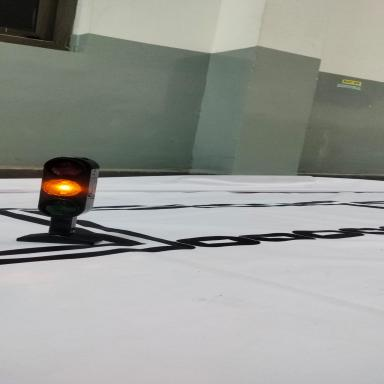
#> input picture traffic/train/images/2_jpeg.rf.63a7e0ec1b46ed107272fe32bad1ceba.jpg, 384 x 384 px, given in place of the camera
$ python cv_traffic_tuner.py
#> lines starting #> are read from the running program, lines starting #| are printed output that depends on the picture; after the words box and inside, x2 and y2 are one past the last pixel; in counts of white or black regions, pixels touching at a corner belong together
import cv2
import numpy as np

def nothing(x):
    pass

# Initialize OpenCV Window and Sliders
cv2.namedWindow("Traffic Light HSV Tuner")
cv2.resizeWindow("Traffic Light HSV Tuner", 640, 300)

cv2.createTrackbar("H Min", "Traffic Light HSV Tuner", 0, 179, nothing)
cv2.createTrackbar("S Min", "Traffic Light HSV Tuner", 50, 255, nothing)
cv2.createTrackbar("V Min", "Traffic Light HSV Tuner", 150, 255, nothing)

cv2.createTrackbar("H Max", "Traffic Light HSV Tuner", 10, 179, nothing)
cv2.createTrackbar("S Max", "Traffic Light HSV Tuner", 255, 255, nothing)
cv2.createTrackbar("V Max", "Traffic Light HSV Tuner", 255, 255, nothing)

# Defaults matching bfmc_pilot
print("--- OpenCV Traffic Light Tuning Script ---")
print("1. Point your webcam at the traffic light on the track.")
print("2. Adjust the 6 sliders until ONLY the glowing LED bulb is pure white in the [Mask] window, and everything else is black.")
print("3. Press 'SPACE' to print the exact numbers to your terminal.")
print("4. Press 'Q' to quit.")

cap = cv2.VideoCapture(0)
cap.set(cv2.CAP_PROP_FRAME_WIDTH, 640)
cap.set(cv2.CAP_PROP_FRAME_HEIGHT, 480)

if not cap.isOpened():
    print("Error: Cannot open webcam")
    exit()

cv2.namedWindow('Webcam', cv2.WINDOW_AUTOSIZE)
cv2.namedWindow('Mask', cv2.WINDOW_AUTOSIZE)

while True:
    ret, frame = cap.read()
#> frame is the input picture: shape (384, 384, 3); mean B, G, R 149.1, 154.2, 152
    if not ret:
        break

    # Get current slider values
    h_min = cv2.getTrackbarPos("H Min", "Traffic Light HSV Tuner")
    s_min = cv2.getTrackbarPos("S Min", "Traffic Light HSV Tuner")
    v_min = cv2.getTrackbarPos("V Min", "Traffic Light HSV Tuner")

    h_max = cv2.getTrackbarPos("H Max", "Traffic Light HSV Tuner")
    s_max = cv2.getTrackbarPos("S Max", "Traffic Light HSV Tuner")
    v_max = cv2.getTrackbarPos("V Max", "Traffic Light HSV Tuner")

    # Pre-process image
    hsv = cv2.cvtColor(frame, cv2.COLOR_BGR2HSV)
#> hsv: shape (384, 384, 3); mean H, S, V 78.9, 20.4, 156.2

    lower_bound = np.array([h_min, s_min, v_min])
    upper_bound = np.array([h_max, s_max, v_max])

    # Generate Mask
    mask = cv2.inRange(hsv, lower_bound, upper_bound)
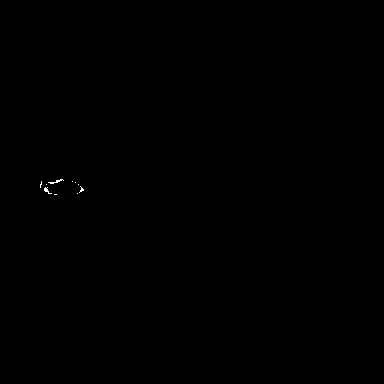
#> mask: shape (384, 384); 0.05% white in thin lines or dots, all inside (x1, y1, x2, y2) = (40, 179, 84, 195)
    res = cv2.bitwise_and(frame, frame, mask=mask)

    # Calculate screen coverage to show "Activation" percent
    h, w = mask.shape
#> h = 384; w = 384
    total_pixels = h * w
#> total_pixels = 147456
    active_pixels = cv2.countNonZero(mask)
#> active_pixels = 80
    ratio = (active_pixels / total_pixels) * 100
#> ratio = 0.0543

    # HUD
    cv2.putText(frame, f"Activation Ratio: {ratio:.2f}%", (10, 30), cv2.FONT_HERSHEY_SIMPLEX, 0.7, (0, 255, 0), 2)
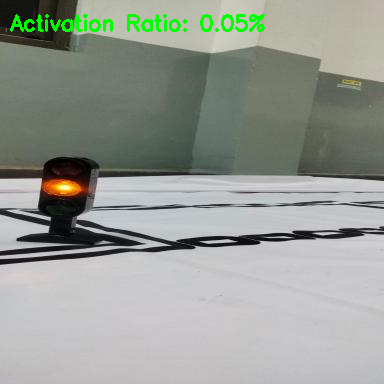
#> frame: shape (384, 384, 3); 1.21% of pixels changed, all inside (x1, y1, x2, y2) = (10, 14, 265, 32)
    cv2.putText(frame, "Tune until ONLY the LED bulb is white in the mask.", (10, 460), cv2.FONT_HERSHEY_SIMPLEX, 0.5, (0, 255, 255), 1)

    cv2.imshow('Webcam', frame)
    cv2.imshow('Mask', mask)
    cv2.imshow('Filtered Result', res)

    key = cv2.waitKey(1) & 0xFF
#> (key q is pressed here)
    if key == ord('q'):
        break
    elif key == ord(' '):
        print(f"\n[PERFECT MATCH LOGGED]")
        print(f"lower_bound = np.array([{h_min}, {s_min}, {v_min}])")
        print(f"upper_bound = np.array([{h_max}, {s_max}, {v_max}])\n")

cap.release()
cv2.destroyAllWindows()

$ run again, on traffic/train/images/3_jpeg.rf.3fd58d0c6a69200277d53552645c1b1e.jpg
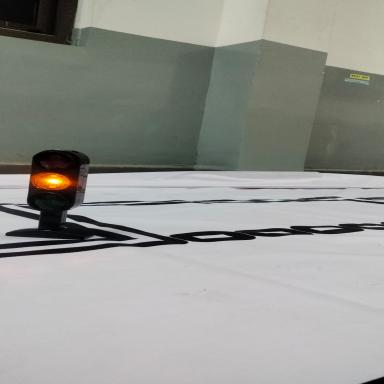
#> input picture traffic/train/images/3_jpeg.rf.3fd58d0c6a69200277d53552645c1b1e.jpg, 384 x 384 px, given in place of the camera
#> frame is the input picture: shape (384, 384, 3); mean B, G, R 145.9, 150.9, 149.5
#> hsv: shape (384, 384, 3); mean H, S, V 76.3, 19.5, 152.7
#> mask: shape (384, 384); 0.08% white in thin lines or dots, all inside (x1, y1, x2, y2) = (28, 173, 73, 190)
#> active_pixels = 120
#> ratio = 0.0814
#> `cv2.putText(frame, f"Activation Ratio: {ratio:.2f}%", (10, 30), cv2.FO..`:
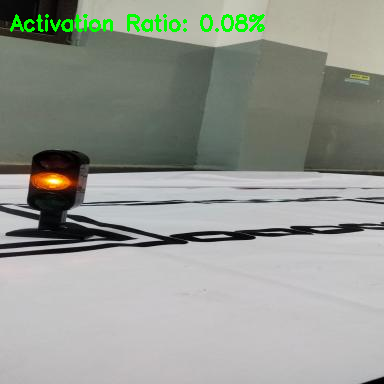
#> frame: shape (384, 384, 3); 1.22% of pixels changed, all inside (x1, y1, x2, y2) = (10, 14, 265, 32)

$ run again, on traffic/train/images/4_jpeg.rf.15518ed81e72adbe9ed00c745fd70afc.jpg
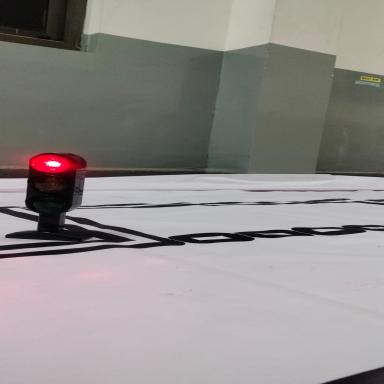
#> input picture traffic/train/images/4_jpeg.rf.15518ed81e72adbe9ed00c745fd70afc.jpg, 384 x 384 px, given in place of the camera
#> frame is the input picture: shape (384, 384, 3); mean B, G, R 139.9, 141.8, 145.7
#> hsv: shape (384, 384, 3); mean H, S, V 97.5, 22.5, 147.6
#> mask: shape (384, 384); 0.02% white in thin lines or dots, all inside (x1, y1, x2, y2) = (21, 153, 37, 169)
#> active_pixels = 28
#> ratio = 0.019
#> `cv2.putText(frame, f"Activation Ratio: {ratio:.2f}%", (10, 30), cv2.FO..`:
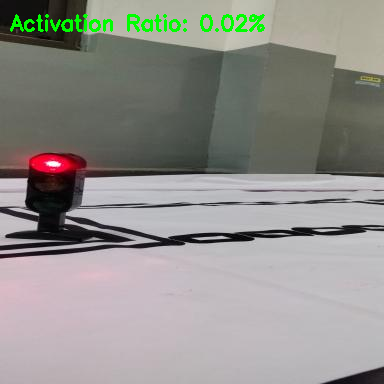
#> frame: shape (384, 384, 3); 1.21% of pixels changed, all inside (x1, y1, x2, y2) = (10, 14, 265, 32)
